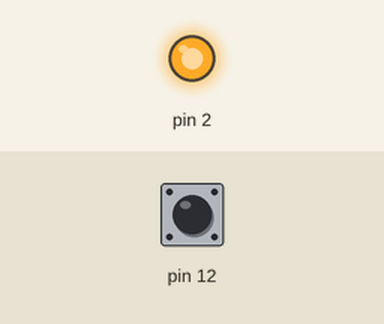
Recording of a sketch running on a simulated Arduino Uno, built with avr-gcc and run on an emulated ATmega328P. On the bench: output pins drawn as LEDs (lit = HIGH). The test bench sets the inputs (shaded band); at power-on: pin 12 HIGH.

Above: at 1.2 s.
1.3 s: pin 12 pulled LOW for 0.15 s
At 1.37 s:
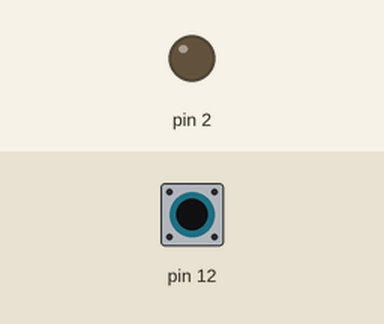
2.9 s: pin 12 pulled LOW for 3.2 s
At 6.4 s:
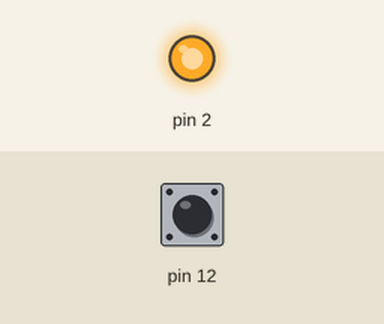
Timing chart, 0 to 7.9 s (numbered marks = the images above; inputs shaded):
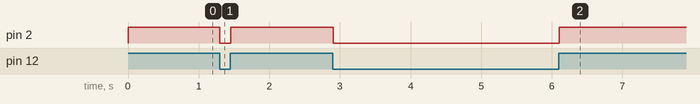

Measured:
- after the input at 1.3 s, pin 2: HIGH → LOW at once, → HIGH 0.15 s later
- after the input at 2.9 s, pin 2: HIGH → LOW at once, → HIGH 3.2 s later

The sketch:

INPUT_PULL_UP_LED.ino
```cpp
const uint8_t PULL_UP_SW_PIN = 12U;
const uint8_t RGB_BLUE {2U};

void setup() {
  // put your setup code here, to run once:
  pinMode(RGB_BLUE, OUTPUT);
  pinMode(PULL_UP_SW_PIN, INPUT_PULLUP);
}

void loop() {
  // put your main code here, to run repeatedly:
  uint8_t pin_value {digitalRead(PULL_UP_SW_PIN)};
  if(pin_value == HIGH)
  {
    digitalWrite(RGB_BLUE, HIGH);
  }
  else
  {
    digitalWrite(RGB_BLUE, LOW);
  }
  delay(10UL);
}
```
